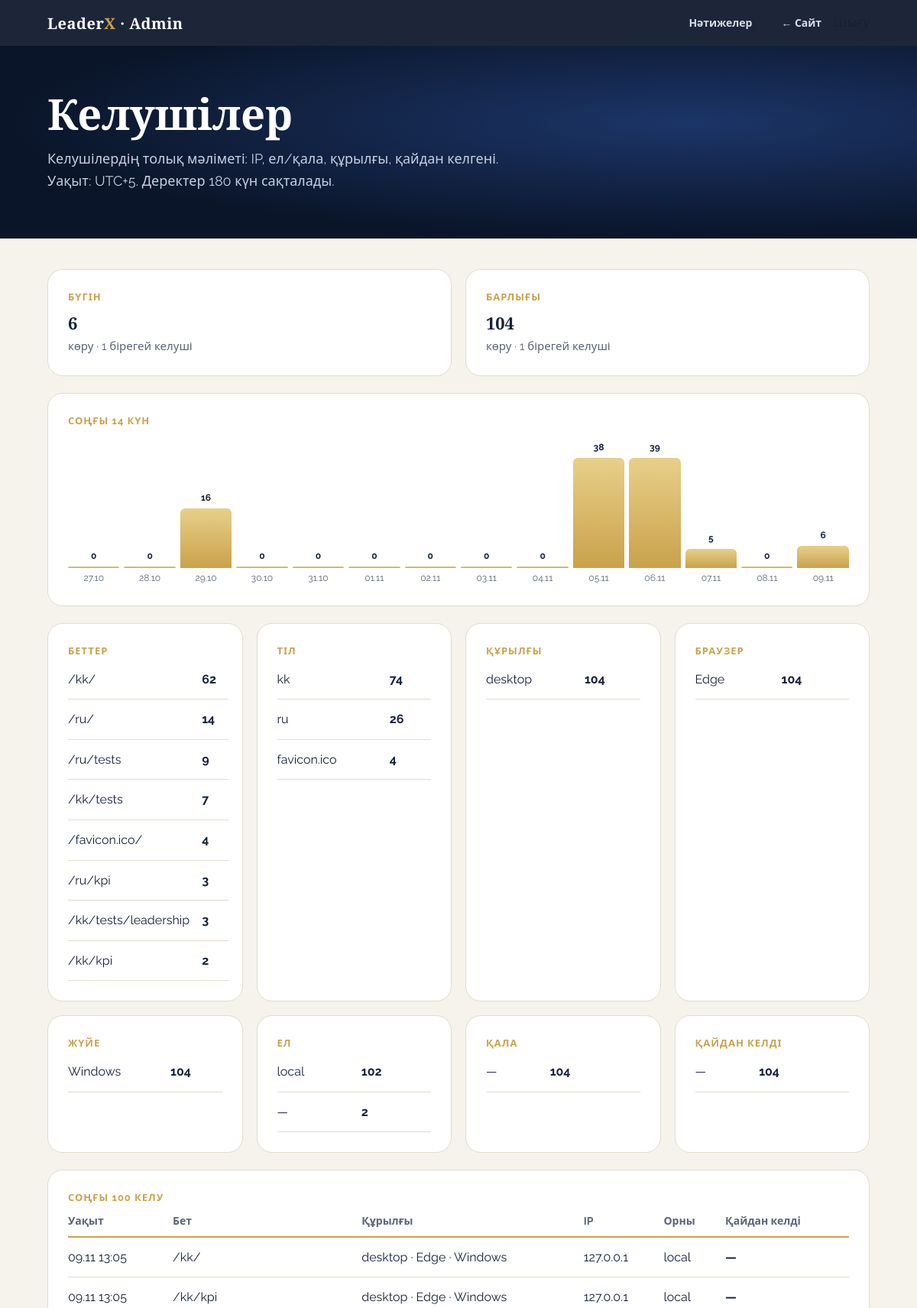
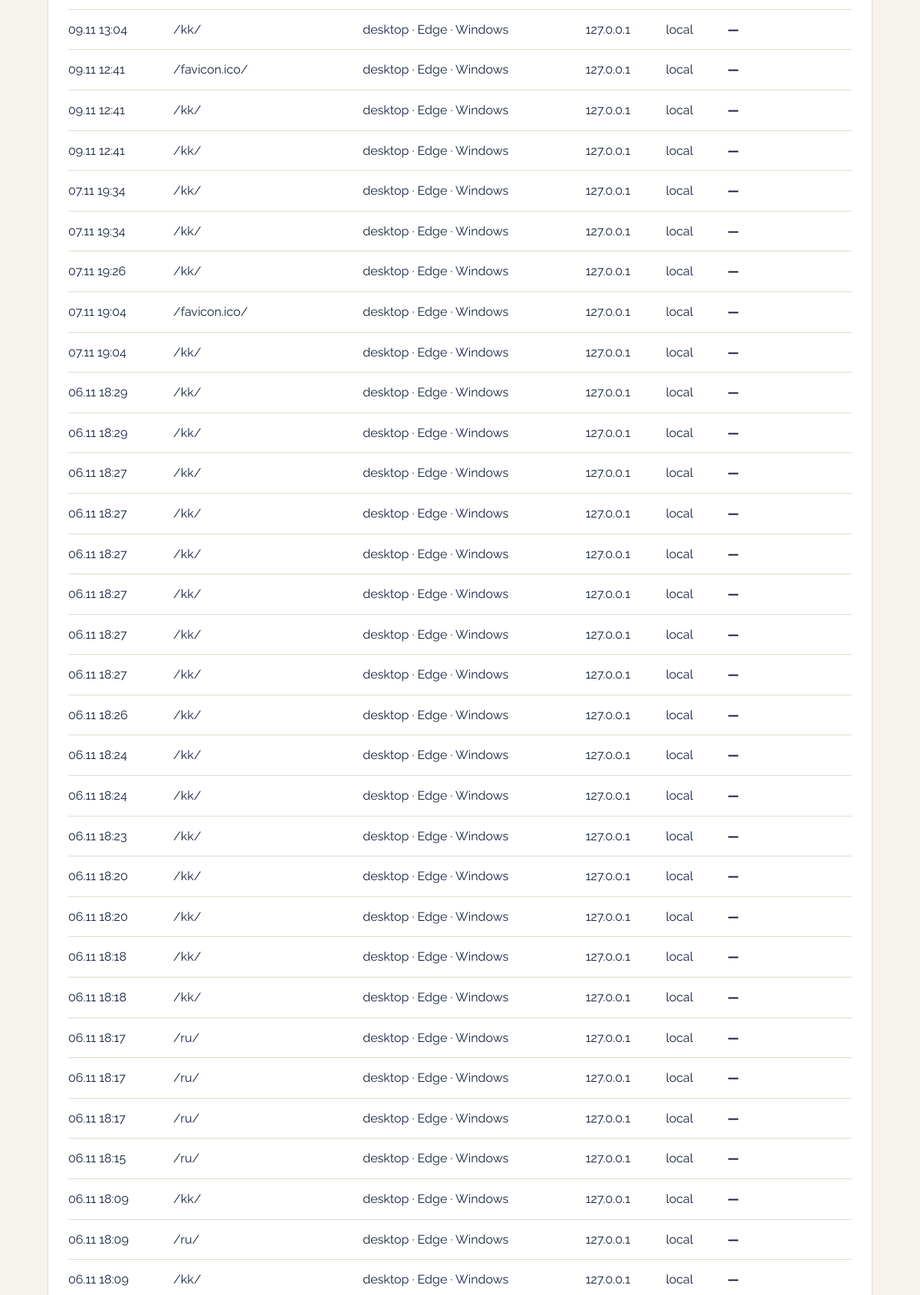
Screenshot of /admin (signed in, upper part) with the database file from the repository (2 pictures, top to bottom).
### tables this page shows
CREATE TABLE visits(
        id INTEGER PRIMARY KEY AUTOINCREMENT, ts INTEGER NOT NULL, path TEXT, lang TEXT,
        ip_mask TEXT, ip_hash TEXT, device TEXT, browser TEXT, os TEXT, referrer TEXT, country TEXT, city TEXT, ip TEXT, ref_url TEXT);

### app.py (the view)
@app.route("/admin")
def admin():
    _admin_on()
    if not session.get("admin"):
        return redirect(url_for("admin_login"))
    days = min(max(request.args.get("days", 14, type=int), 1), 90)
    resp = Response(render_template("admin.html", s=analytics.stats(days), tz=analytics.TZ.utcoffset(None).seconds // 3600))
    resp.headers["X-Robots-Tag"] = "noindex, nofollow"
    resp.headers["Cache-Control"] = "no-store"
    return resp

### analytics.py (called while the page is built)
def _db():
    os.makedirs(os.path.dirname(DB_PATH), exist_ok=True)
    con = sqlite3.connect(DB_PATH, timeout=5)
    con.row_factory = sqlite3.Row
    con.execute("""CREATE TABLE IF NOT EXISTS visits(
        id INTEGER PRIMARY KEY AUTOINCREMENT, ts INTEGER NOT NULL, path TEXT, lang TEXT,
        ip_mask TEXT, ip_hash TEXT, device TEXT, browser TEXT, os TEXT, referrer TEXT)""")
    cols = {r[1] for r in con.execute("PRAGMA table_info(visits)")}
    for c in ("country", "city", "ip", "ref_url"):
        if c not in cols:
            con.execute(f"ALTER TABLE visits ADD COLUMN {c} TEXT")
    con.execute("CREATE INDEX IF NOT EXISTS idx_ts ON visits(ts)")
    return con

def _top(con, col, since, limit=8):
    return [(r[0] or "—", r[1]) for r in con.execute(
        f"SELECT {col}, COUNT(*) c FROM visits WHERE ts>=? GROUP BY {col} ORDER BY c DESC LIMIT ?", (since, limit))]

### app.py (called while the page is built)
@app.context_processor
def asset_version():
    p = os.path.join(app.static_folder, "css", "style.css")
    return {"css_v": int(os.path.getmtime(p)) if os.path.exists(p) else 0}

@app.before_request
def track():
    if request.method == "GET" and request.endpoint in TRACKED:
        analytics.log_visit(request, (request.view_args or {}).get("lang"))

def csrf_token():
    t = session.get("csrf")
    if not t:
        t = secrets.token_hex(16)
        session["csrf"] = t
    return t

def _admin_on():
    if not os.environ.get("ADMIN_PASSWORD"):
        abort(404)  # құпиясөз қойылмаса, админ-панель өшірулі

### templates/admin.html (shortened to what this page needs)
<!DOCTYPE html>
<html lang="kk">
<head>
<link rel="stylesheet" href="{{ url_for('static', filename='css/style.css', v=css_v) }}">
</head>
<body>
<nav><div class="wrap"><a class="logo" href="{{ url_for('index', lang='kk') }}">Leader<b>X</b> · Admin</a>
<div style="display:flex;align-items:center"><a class="l" style="display:inline;margin-right:16px" href="{{ url_for('admin_results') }}">Нәтижелер</a><a class="l" style="display:inline" href="{{ url_for('index', lang='kk') }}">← Сайт</a><form method="post" action="{{ url_for('admin_logout') }}" style="display:inline;margin-left:16px"><input type="hidden" name="csrf" value="{{ csrf_token() }}"><button type="submit" class="l" style="background:none;border:0;cursor:pointer;font:inherit;color:inherit;padding:0">Шығу</button></form></div></div></nav>
<header class="sub"><div class="wrap"><h1>Келушілер</h1><p>Келушілердің толық мәліметі: IP, ел/қала, құрылғы, қайдан келгені. Уақыт: UTC+{{ tz }}. Деректер {{ s.keep }} күн сақталады.</p></div></header>
<main><div class="wrap kpi-page">
<div class="grid" style="margin-bottom:22px">
<div class="card"><div class="k">БҮГІН</div><h3>{{ s.today }}</h3><p>көру · {{ s.unique_today }} бірегей келуші</p></div>
<div class="card"><div class="k">БАРЛЫҒЫ</div><h3>{{ s.total }}</h3><p>көру · {{ s.unique_total }} бірегей келуші</p></div>
</div>
<div class="card" style="margin-bottom:22px"><div class="k">СОҢҒЫ {{ s.period_days }} КҮН</div>
<div class="adm-chart">{% for d in s.series %}<div class="adm-col" title="{{ d.day }}: {{ d.views }} көру, {{ d.uniq }} бірегей"><b>{{ d.views }}</b><i style="height:{{ d.h }}%"></i><span>{{ d.day }}</span></div>{% endfor %}</div></div>
<div class="grid" style="margin-bottom:22px">
{% macro top(title, rows) %}<div class="card"><div class="k">{{ title }}</div>
<table class="kpi"><tbody>{% for n, c in rows %}<tr><td>{{ n }}</td><td>{{ c }}</td></tr>{% else %}<tr><td colspan="2">—</td></tr>{% endfor %}</tbody></table></div>{% endmacro %}
{{ top('БЕТТЕР', s.pages) }}{{ top('ТІЛ', s.langs) }}{{ top('ҚҰРЫЛҒЫ', s.devices) }}{{ top('БРАУЗЕР', s.browsers) }}{{ top('ЖҮЙЕ', s.oses) }}{{ top('ЕЛ', s.countries) }}{{ top('ҚАЛА', s.cities) }}{{ top('ҚАЙДАН КЕЛДІ', s.referrers) }}
</div>
<div class="card"><div class="k">СОҢҒЫ 100 КЕЛУ</div>
<div class="kpi-wrap"><table class="kpi"><thead><tr><th>Уақыт</th><th>Бет</th><th>Құрылғы</th><th>IP</th><th>Орны</th><th>Қайдан келді</th></tr></thead>
<tbody>{% for r in s.recent %}<tr><td>{{ r.time }}</td><td>{{ r.path }}</td><td>{{ r.device }} · {{ r.browser }} · {{ r.os }}</td><td>{{ r.ip or r.ip_mask }}</td><td>{{ ((r.city ~ ', ') if r.city else '') ~ (r.country or '—') }}</td><td style="word-break:break-all">{% if r.ref_url %}<a href="{{ r.ref_url }}" target="_blank" rel="noopener noreferrer nofollow" style="color:inherit">{{ r.ref_url }}</a>{% else %}{{ r.referrer or '—' }}{% endif %}</td></tr>{% else %}<tr><td colspan="6">Әзірге келу жоқ</td></tr>{% endfor %}</tbody></table></div></div>
</div></main>
</body>
</html>

### static/css/style.css (style rules this page uses)
:root { --navy:#10203f;--navy2:#0a1529;--gold:#c9a24b;--gold2:#e8cf8a; --bg:#f6f3ec;--card:#fff;--ink:#14213d;--mute:#5b6478;--line:#e2dccb; box-sizing:border-box;padding-top:env(safe-area-inset-top,0px);padding-bottom:env(safe-area-inset-bottom,0px) }
html { scroll-behavior:smooth;scroll-padding-top:env(safe-area-inset-top,0px) }
*,*::before,*::after { box-sizing:border-box }
body { margin:0;background:var(--bg);color:var(--ink);font:400 17px/1.6 Raleway,system-ui,sans-serif }
.wrap { max-width:1120px;margin:0 auto;padding:0 22px }
h1,h2,h3 { font-family:'Playfair Display',Georgia,serif;line-height:1.15;margin:0 }
nav { position:sticky;top:env(safe-area-inset-top,0px);z-index:9;background:rgba(10,21,41,.92);backdrop-filter:blur(8px) }
nav .wrap { display:flex;align-items:center;justify-content:space-between;height:60px }
.logo { font:700 20px 'Playfair Display',serif;color:#fff;text-decoration:none;letter-spacing:.5px }
.logo b { color:var(--gold) }
nav a.l { color:#d5dbe9;text-decoration:none;font-size:14px;margin-left:22px;font-weight:600 }
.grid { display:grid;gap:18px;grid-template-columns:repeat(auto-fit,minmax(220px,1fr)) }
.card { background:var(--card);border:1px solid var(--line);border-radius:20px;padding:26px }
.card h3 { font-size:22px;margin:10px 0 6px }
.card p { margin:0;color:var(--mute);font-size:15px }
.card .k { color:var(--gold);font-weight:700;font-size:13px;letter-spacing:1px }
form { display:flex;gap:10px;justify-content:center;flex-wrap:wrap;max-width:560px;margin:0 auto }
.sub { background:radial-gradient(ellipse at 75% 40%,#1c3568,var(--navy2) 70%);color:#fff;padding:56px 0 60px }
.sub h1 { font-size:clamp(34px,5vw,56px);margin-bottom:14px }
.sub p { color:#c7cfe0;max-width:640px;margin:0;font-size:18px }
.kpi-page { padding-top:40px;padding-bottom:40px }
.kpi-wrap { overflow-x:auto }
.kpi { width:100%;border-collapse:collapse;font-size:16px }
.kpi th { text-align:left;font-size:14px;font-weight:700;color:var(--mute);padding:8px 16px 8px 0;border-bottom:2px solid var(--gold) }
.kpi td { padding:13px 16px 13px 0;border-bottom:1px solid var(--line);vertical-align:top }
.kpi td:last-child { font-weight:700 }
@media (min-width:600px) { .kpi td:last-child { white-space:nowrap } }
.adm-chart { display:flex;align-items:flex-end;gap:6px;height:190px;margin-top:14px;overflow-x:auto }
.adm-col { flex:1 0 34px;height:100%;display:flex;flex-direction:column;justify-content:flex-end;align-items:center;gap:4px;font-size:12px;color:var(--mute) }
.adm-col i { display:block;width:100%;min-height:2px;border-radius:6px 6px 0 0;background:linear-gradient(180deg,var(--gold2),var(--gold)) }
.adm-col b { color:var(--ink);font-size:12px }
.card .kpi td:last-child { white-space:normal }

### rows the page displays
visits: device "desktop", id "104", browser "Edge", os "Windows", time "09.11 13:05", path "/kk/", ip "127.0.0.1", city+country "local", referrer "—"
visits: country "local", id "102", time "09.11 13:04", path "/kk/", device "desktop", browser "Edge", os "Windows", ip "127.0.0.1", city+country "local", referrer "—"
visits: time "09.11 13:05", path "/kk/kpi", device "desktop", browser "Edge", os "Windows", ip "127.0.0.1", city+country "local", referrer "—"
visits: time "09.11 12:41", path "/favicon.ico/", device "desktop", browser "Edge", os "Windows", ip "127.0.0.1", city+country "local", referrer "—"
visits: time "09.11 12:41", path "/kk/", device "desktop", browser "Edge", os "Windows", ip "127.0.0.1", city+country "local", referrer "—"
visits: time "09.11 12:41", path "/kk/", device "desktop", browser "Edge", os "Windows", ip "127.0.0.1", city+country "local", referrer "—"
visits: time "07.11 19:34", path "/kk/", device "desktop", browser "Edge", os "Windows", ip "127.0.0.1", city+country "local", referrer "—"
visits: time "07.11 19:34", path "/kk/", device "desktop", browser "Edge", os "Windows", ip "127.0.0.1", city+country "local", referrer "—"
visits: time "07.11 19:26", path "/kk/", device "desktop", browser "Edge", os "Windows", ip "127.0.0.1", city+country "local", referrer "—"
visits: time "07.11 19:04", path "/favicon.ico/", device "desktop", browser "Edge", os "Windows", ip "127.0.0.1", city+country "local", referrer "—"
visits: time "07.11 19:04", path "/kk/", device "desktop", browser "Edge", os "Windows", ip "127.0.0.1", city+country "local", referrer "—"
visits: time "06.11 18:29", path "/kk/", device "desktop", browser "Edge", os "Windows", ip "127.0.0.1", city+country "local", referrer "—"
visits: time "06.11 18:29", path "/kk/", device "desktop", browser "Edge", os "Windows", ip "127.0.0.1", city+country "local", referrer "—"
visits: time "06.11 18:27", path "/kk/", device "desktop", browser "Edge", os "Windows", ip "127.0.0.1", city+country "local", referrer "—"
visits: time "06.11 18:27", path "/kk/", device "desktop", browser "Edge", os "Windows", ip "127.0.0.1", city+country "local", referrer "—"
visits: time "06.11 18:27", path "/kk/", device "desktop", browser "Edge", os "Windows", ip "127.0.0.1", city+country "local", referrer "—"
visits: time "06.11 18:27", path "/kk/", device "desktop", browser "Edge", os "Windows", ip "127.0.0.1", city+country "local", referrer "—"
visits: time "06.11 18:27", path "/kk/", device "desktop", browser "Edge", os "Windows", ip "127.0.0.1", city+country "local", referrer "—"
visits: time "06.11 18:27", path "/kk/", device "desktop", browser "Edge", os "Windows", ip "127.0.0.1", city+country "local", referrer "—"
visits: time "06.11 18:26", path "/kk/", device "desktop", browser "Edge", os "Windows", ip "127.0.0.1", city+country "local", referrer "—"
visits: time "06.11 18:24", path "/kk/", device "desktop", browser "Edge", os "Windows", ip "127.0.0.1", city+country "local", referrer "—"
visits: time "06.11 18:24", path "/kk/", device "desktop", browser "Edge", os "Windows", ip "127.0.0.1", city+country "local", referrer "—"
visits: time "06.11 18:23", path "/kk/", device "desktop", browser "Edge", os "Windows", ip "127.0.0.1", city+country "local", referrer "—"
visits: time "06.11 18:20", path "/kk/", device "desktop", browser "Edge", os "Windows", ip "127.0.0.1", city+country "local", referrer "—"
visits: time "06.11 18:20", path "/kk/", device "desktop", browser "Edge", os "Windows", ip "127.0.0.1", city+country "local", referrer "—"
visits: time "06.11 18:18", path "/kk/", device "desktop", browser "Edge", os "Windows", ip "127.0.0.1", city+country "local", referrer "—"
visits: time "06.11 18:18", path "/kk/", device "desktop", browser "Edge", os "Windows", ip "127.0.0.1", city+country "local", referrer "—"
visits: time "06.11 18:17", path "/ru/", device "desktop", browser "Edge", os "Windows", ip "127.0.0.1", city+country "local", referrer "—"
visits: time "06.11 18:17", path "/ru/", device "desktop", browser "Edge", os "Windows", ip "127.0.0.1", city+country "local", referrer "—"
visits: time "06.11 18:17", path "/ru/", device "desktop", browser "Edge", os "Windows", ip "127.0.0.1", city+country "local", referrer "—"
visits: time "06.11 18:15", path "/ru/", device "desktop", browser "Edge", os "Windows", ip "127.0.0.1", city+country "local", referrer "—"
visits: time "06.11 18:09", path "/kk/", device "desktop", browser "Edge", os "Windows", ip "127.0.0.1", city+country "local", referrer "—"
visits: time "06.11 18:09", path "/ru/", device "desktop", browser "Edge", os "Windows", ip "127.0.0.1", city+country "local", referrer "—"
visits: time "06.11 18:09", path "/kk/", device "desktop", browser "Edge", os "Windows", ip "127.0.0.1", city+country "local", referrer "—"

### other values shown
{{ tz }} "5"
{{ s.keep }} "180"
{{ s.today }} "6"
{{ s.unique_today }} "1"
{{ s.total }} "104"
{{ s.unique_total }} "1"
{{ s.period_days }} "14"
{{ d.views }} "0" "0" "16" "0" "0" "0" "0" "0" "0" "38" "39" "5" "0" "6"
{{ d.day }} "27.10" "28.10" "29.10" "30.10" "31.10" "01.11" "02.11" "03.11" "04.11" "05.11" "06.11" "07.11" "08.11" "09.11"
{{ title }} "БЕТТЕР ТІЛ ҚҰРЫЛҒЫ БРАУЗЕР ЖҮЙЕ ЕЛ ҚАЛА ҚАЙДАН КЕЛДІ"
{{ n }} "/kk/" "/ru/" "/ru/tests" "/kk/tests" "/favicon.ico/" "/ru/kpi" "/kk/tests/leadership" "/kk/kpi" "kk" "ru" "favicon.ico" "—" "—" "—"
{{ c }} "62" "14" "9" "7" "4" "3" "3" "2" "74" "26" "4" "2" "104" "104"
